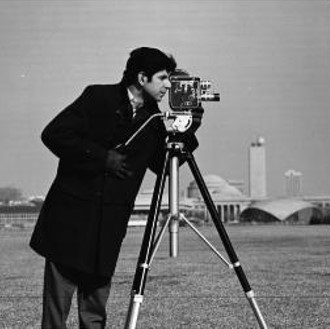
#> input picture SH-31_PY/lab7/img/1.jpg, 330 x 329 px
$ python 'Butterworth High Pass Filterpy.py'
#> lines starting #> are read from the running program, lines starting #| are printed output that depends on the picture
import numpy as np
import cv2 as cv


img = cv.imread('img/1.jpg',0)
#> img is the input picture: shape (329, 330); min 0, max 255, mean 118.3


def Butterworth_High_Pass_Filter(img,d,n):

#> called with d = 15, n = 2
    img_f = np.fft.fft2(img)

    img_fsh = np.fft.fftshift(img_f)

    rows, cols  = img_f.shape
#> rows = 329; cols = 330

    img_fsh_real  = np.real(img_fsh)
    img_fsh_imag = np.imag(img_fsh)


    dist = np.zeros((rows, cols))

    for i in range(rows):
        for c in range(cols):
            dist[i,c] = np.sqrt( (i-rows/2)**2 + (c-cols/2)**2 )
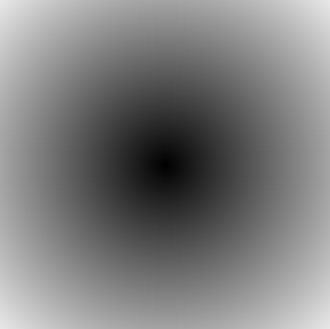
#> dist: shape (329, 330) float64; min 0.5, max 233, mean 126.1


    mask = 1 -  (1 / (1 + (dist/d)**(2*n)) )


    img_fsh_real = img_fsh_real * mask
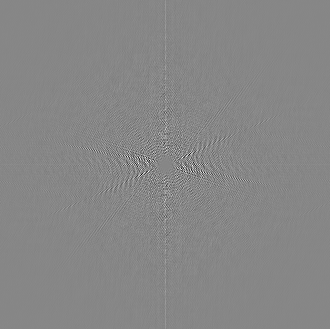
#> img_fsh_real: shape (329, 330) float64; min -89427.8, max 79681.1, mean 12.7; drawn with min black and max white

    img_fsh_imag = img_fsh_imag * mask
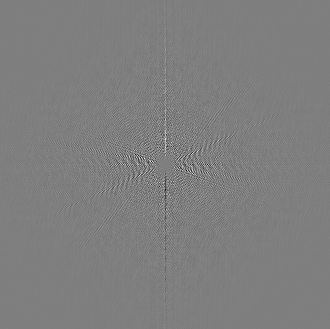
#> img_fsh_imag: shape (329, 330) float64; min -84984.4, max 85765.3, mean 0.5; drawn with min black and max white


    img_fsh = np.fft.ifftshift(img_fsh_real + 1j * img_fsh_imag )

    img = np.fft.ifft2(img_fsh)

    img = np.uint8(np.abs(img))
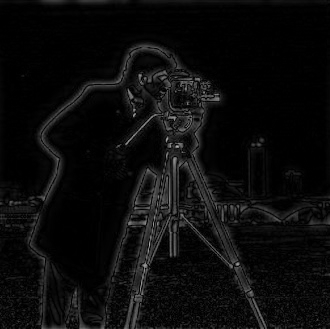
#> img: shape (329, 330); min 0, max 179, mean 11.6
    return img

cv.imshow('orgin',img)
cv.imshow('Butterworth_High_Pass_Filter effect',Butterworth_High_Pass_Filter(img, 15,2))
cv.waitKey(0)

$ run again, with SH-31_PY/lab7/img/2.jpg copied over SH-31_PY/lab7/img/1.jpg
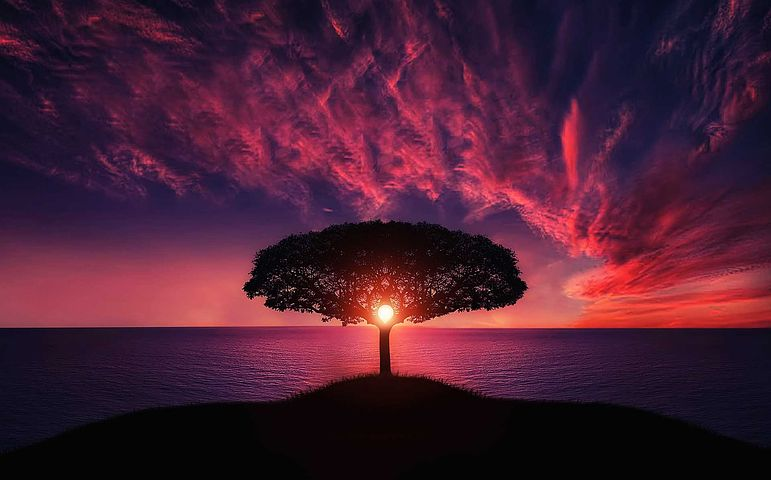
#> input picture SH-31_PY/lab7/img/2.jpg, 771 x 480 px
#> after the loop in Butterworth_High_Pass_Filter, `for i in range(rows):`:
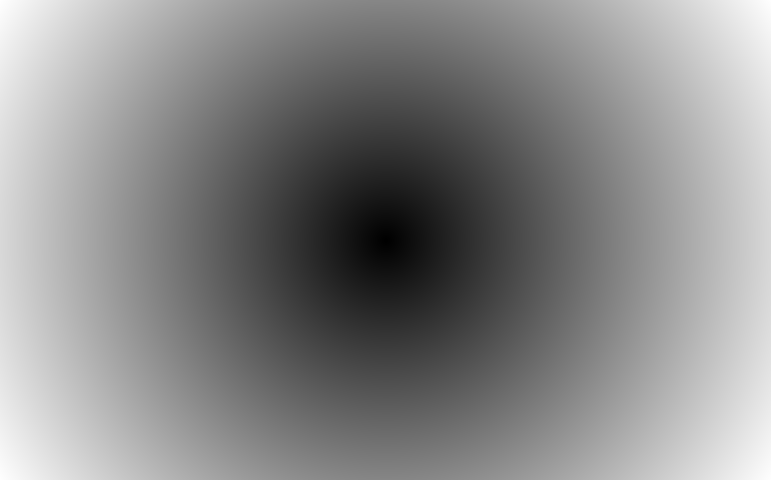
#> dist: shape (480, 771) float64; min 0.5, max 454.1, mean 243.2; drawn with min black and max white
#> in Butterworth_High_Pass_Filter, `img = np.uint8(np.abs(img))`:
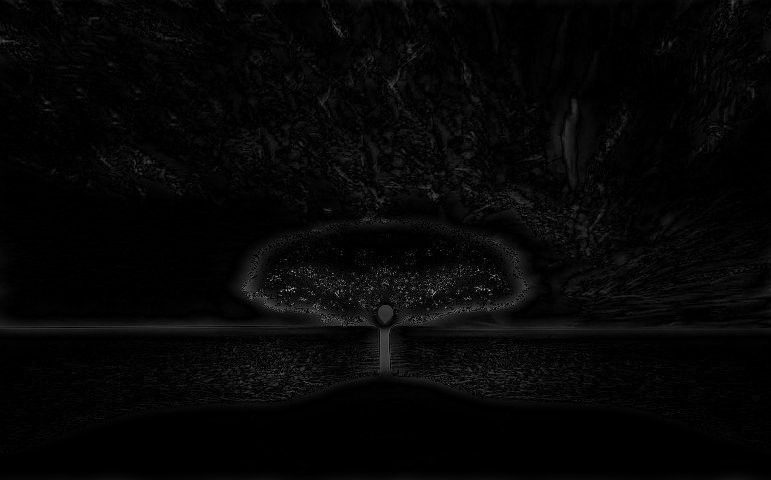
#> img: shape (480, 771); min 0, max 200, mean 6

$ run again, with SH-31_PY/lab7/img/2.jpeg copied over SH-31_PY/lab7/img/1.jpg
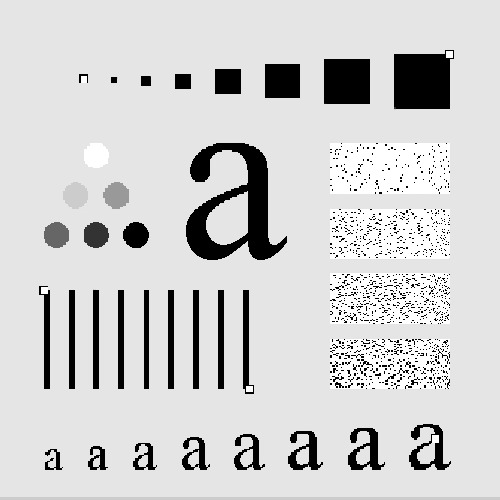
#> input picture SH-31_PY/lab7/img/2.jpeg, 500 x 500 px
#> img is the input picture: shape (500, 500); min 0, max 255, mean 207.3
#> after the loop in Butterworth_High_Pass_Filter, `for i in range(rows):`:
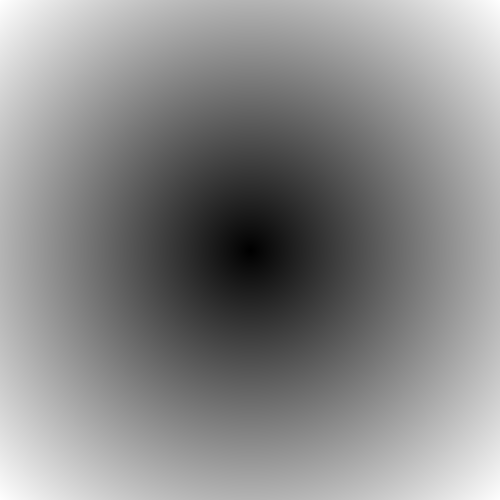
#> dist: shape (500, 500) float64; min 0, max 353.6, mean 191.3; drawn with min black and max white
#> in Butterworth_High_Pass_Filter, `img = np.uint8(np.abs(img))`:
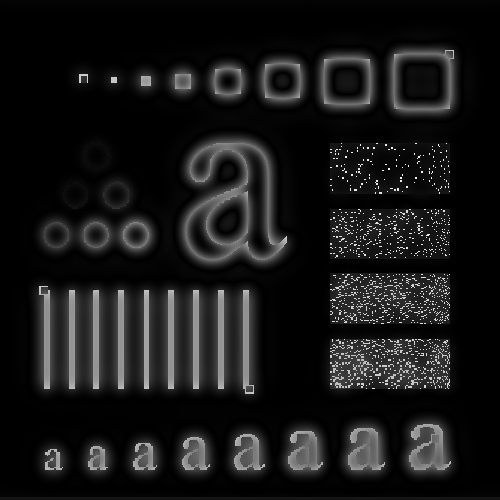
#> img: shape (500, 500); min 0, max 247, mean 23.5
